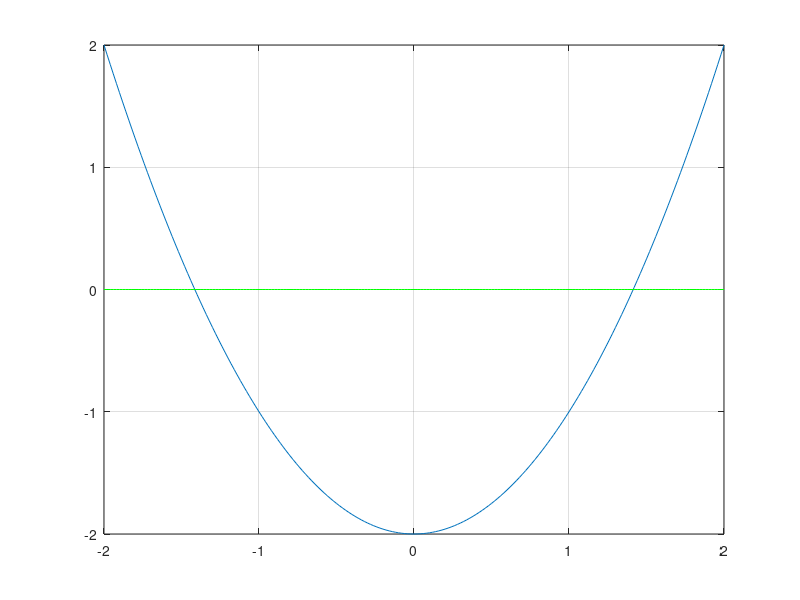

MATLAB code to generate this figure:
x=[-2:0.02:2];
f=@(x)x.^2-2
plot(x,f(x)),grid
zero1=fzero(f,1)
zero2=fzero(f,-1)
hold on
plot(x,zeros(size(x)),'g')
